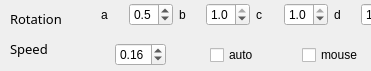
   <widget class="QWidget" name="widget_2" native="true">
    <property name="geometry">
     <rect>
      <x>30</x>
      <y>590</y>
      <width>371</width>
      <height>71</height>
     </rect>
    </property>
    <widget class="QLabel" name="label_61">
     <property name="geometry">
      <rect>
       <x>10</x>
       <y>10</y>
       <width>81</width>
       <height>17</height>
      </rect>
     </property>
     <property name="font">
      <font>
       <family>Bree</family>
       <pointsize>10</pointsize>
      </font>
     </property>
     <property name="text">
      <string>Rotation</string>
     </property>
    </widget>
    <widget class="QLabel" name="label_68">
     <property name="geometry">
      <rect>
       <x>10</x>
       <y>40</y>
       <width>81</width>
       <height>17</height>
      </rect>
     </property>
     <property name="font">
      <font>
       <family>Bree</family>
       <pointsize>10</pointsize>
      </font>
     </property>
     <property name="text">
      <string>Speed</string>
     </property>
    </widget>
    <widget class="QWidget" name="layoutWidget">
     <property name="geometry">
      <rect>
       <x>101</x>
       <y>0</y>
       <width>304</width>
       <height>30</height>
      </rect>
     </property>
     <layout class="QHBoxLayout" name="horizontalLayout_14">
      <item>
       <layout class="QHBoxLayout" name="horizontalLayout_44">
        <item>
         <widget class="QLabel" name="label_64">
          <property name="text">
           <string>a</string>
          </property>
          <property name="buddy">
           <cstring>spin_win_hei</cstring>
          </property>
         </widget>
        </item>
        <item>
         <widget class="QDoubleSpinBox" name="spin_rot_a">
          <property name="decimals">
           <number>1</number>
          </property>
          <property name="maximum">
           <double>1.000000000000000</double>
          </property>
          <property name="singleStep">
           <double>0.100000000000000</double>
          </property>
          <property name="value">
           <double>0.500000000000000</double>
          </property>
         </widget>
        </item>
       </layout>
      </item>
      <item>
       <layout class="QHBoxLayout" name="horizontalLayout_47">
        <item>
         <widget class="QLabel" name="label_65">
          <property name="text">
           <string>b</string>
          </property>
          <property name="buddy">
           <cstring>spin_win_hei</cstring>
          </property>
         </widget>
        </item>
        <item>
         <widget class="QDoubleSpinBox" name="spin_rot_b">
          <property name="decimals">
           <number>1</number>
          </property>
          <property name="maximum">
           <double>1.000000000000000</double>
          </property>
          <property name="singleStep">
           <double>0.100000000000000</double>
          </property>
          <property name="value">
           <double>1.000000000000000</double>
          </property>
         </widget>
        </item>
       </layout>
      </item>
      <item>
       <layout class="QHBoxLayout" name="horizontalLayout_48">
        <item>
         <widget class="QLabel" name="label_66">
          <property name="text">
           <string>c</string>
          </property>
          <property name="buddy">
           <cstring>spin_win_hei</cstring>
          </property>
         </widget>
        </item>
        <item>
         <widget class="QDoubleSpinBox" name="spin_rot_c">
          <property name="decimals">
           <number>1</number>
          </property>
          <property name="maximum">
           <double>1.000000000000000</double>
          </property>
          <property name="singleStep">
           <double>0.100000000000000</double>
          </property>
          <property name="value">
           <double>1.000000000000000</double>
          </property>
         </widget>
        </item>
       </layout>
      </item>
      <item>
       <layout class="QHBoxLayout" name="horizontalLayout_49">
        <item>
         <widget class="QLabel" name="label_67">
          <property name="text">
           <string>d</string>
          </property>
          <property name="buddy">
           <cstring>spin_win_hei</cstring>
          </property>
         </widget>
        </item>
        <item>
         <widget class="QDoubleSpinBox" name="spin_rot_d">
          <property name="decimals">
           <number>1</number>
          </property>
          <property name="maximum">
           <double>1.000000000000000</double>
          </property>
          <property name="singleStep">
           <double>0.100000000000000</double>
          </property>
          <property name="value">
           <double>1.000000000000000</double>
          </property>
         </widget>
        </item>
       </layout>
      </item>
     </layout>
    </widget>
    <widget class="QWidget" name="layoutWidget">
     <property name="geometry">
      <rect>
       <x>102</x>
       <y>40</y>
       <width>261</width>
       <height>30</height>
      </rect>
     </property>
     <layout class="QHBoxLayout" name="horizontalLayout_15">
      <item>
       <layout class="QHBoxLayout" name="horizontalLayout_50">
        <item>
         <widget class="QLabel" name="label_69">
          <property name="text">
           <string/>
          </property>
          <property name="buddy">
           <cstring>spin_win_hei</cstring>
          </property>
         </widget>
        </item>
        <item>
         <widget class="QDoubleSpinBox" name="spin_rot_spe">
          <property name="decimals">
           <number>2</number>
          </property>
          <property name="maximum">
           <double>1.000000000000000</double>
          </property>
          <property name="singleStep">
           <double>0.010000000000000</double>
          </property>
          <property name="value">
           <double>0.160000000000000</double>
          </property>
         </widget>
        </item>
       </layout>
      </item>
      <item>
       <spacer name="horizontalSpacer_9">
        <property name="orientation">
         <enum>Qt::Horizontal</enum>
        </property>
        <property name="sizeHint" stdset="0">
         <size>
          <width>18</width>
          <height>20</height>
         </size>
        </property>
       </spacer>
      </item>
      <item>
       <widget class="QCheckBox" name="check_rot">
        <property name="text">
         <string>auto</string>
        </property>
       </widget>
      </item>
      <item>
       <spacer name="horizontalSpacer_8">
        <property name="orientation">
         <enum>Qt::Horizontal</enum>
        </property>
        <property name="sizeHint" stdset="0">
         <size>
          <width>18</width>
          <height>20</height>
         </size>
        </property>
       </spacer>
      </item>
      <item>
       <widget class="QCheckBox" name="check_rot_2">
        <property name="text">
         <string>mouse</string>
        </property>
       </widget>
      </item>
     </layout>
    </widget>
   </widget>
